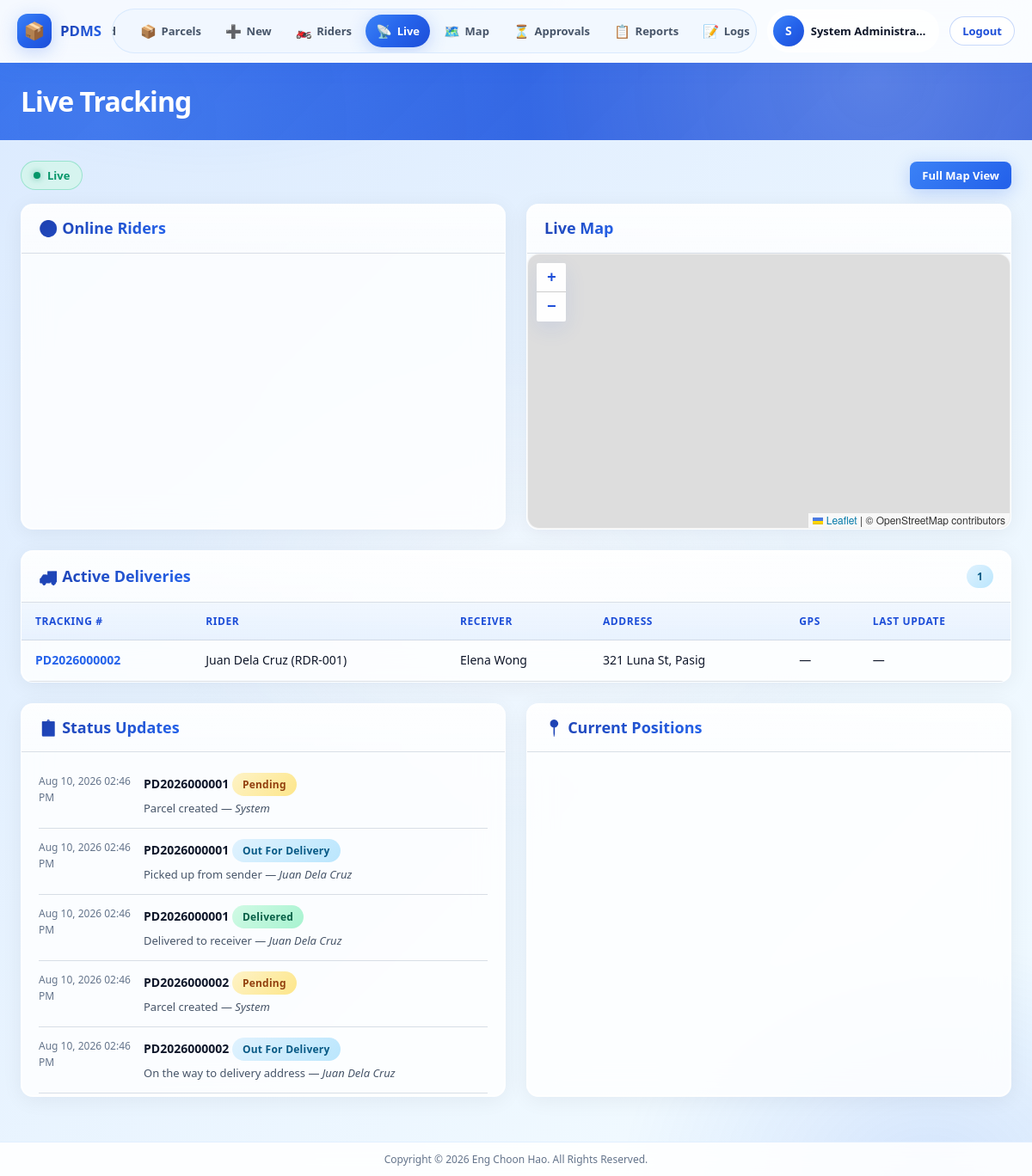
The page /admin/live-tracking.php (signed in) on the database its author committed.
### tables this page shows
CREATE TABLE users (
    id INT UNSIGNED AUTO_INCREMENT PRIMARY KEY,
    username VARCHAR(50) NOT NULL UNIQUE,
    email VARCHAR(100) NOT NULL UNIQUE,
    password VARCHAR(255) NOT NULL,
    role ENUM('admin', 'rider') NOT NULL DEFAULT 'rider',
    full_name VARCHAR(100) NOT NULL,
    phone VARCHAR(20) DEFAULT NULL,
    profile_photo VARCHAR(255) DEFAULT NULL,
    is_active TINYINT(1) NOT NULL DEFAULT 1,
    remember_token VARCHAR(64) DEFAULT NULL,
    last_login DATETIME DEFAULT NULL,
    created_at DATETIME NOT NULL DEFAULT CURRENT_TIMESTAMP,
    updated_at DATETIME NOT NULL DEFAULT CURRENT_TIMESTAMP ON UPDATE CURRENT_TIMESTAMP,
    INDEX idx_users_role (role),
    INDEX idx_users_active (is_active)
);

CREATE TABLE parcels (
    id INT UNSIGNED AUTO_INCREMENT PRIMARY KEY,
    tracking_number VARCHAR(20) NOT NULL UNIQUE,
    sender_name VARCHAR(100) NOT NULL,
    sender_phone VARCHAR(20) NOT NULL,
    receiver_name VARCHAR(100) NOT NULL,
    receiver_phone VARCHAR(20) NOT NULL,
    pickup_address TEXT NOT NULL,
    delivery_address TEXT NOT NULL,
    parcel_description TEXT DEFAULT NULL,
    parcel_weight DECIMAL(8, 2) DEFAULT 0.00,
    delivery_fee DECIMAL(10, 2) NOT NULL DEFAULT 0.00,
    assigned_rider_id INT UNSIGNED DEFAULT NULL,
    status ENUM('pending', 'out_for_delivery', 'delivered', 'failed') NOT NULL DEFAULT 'pending',
    created_by INT UNSIGNED DEFAULT NULL,
    created_at DATETIME NOT NULL DEFAULT CURRENT_TIMESTAMP,
    updated_at DATETIME NOT NULL DEFAULT CURRENT_TIMESTAMP ON UPDATE CURRENT_TIMESTAMP,
    delivered_at DATETIME DEFAULT NULL,
    FOREIGN KEY (assigned_rider_id) REFERENCES riders(id) ON DELETE SET NULL,
    FOREIGN KEY (created_by) REFERENCES users(id) ON DELETE SET NULL,
    INDEX idx_parcels_status (status),
    INDEX idx_parcels_tracking (tracking_number),
    INDEX idx_parcels_rider (assigned_rider_id),
    INDEX idx_parcels_created (created_at)
);

CREATE TABLE riders (
    id INT UNSIGNED AUTO_INCREMENT PRIMARY KEY,
    user_id INT UNSIGNED NOT NULL UNIQUE,
    rider_code VARCHAR(20) NOT NULL UNIQUE,
    vehicle_type VARCHAR(50) DEFAULT 'Motorcycle',
    license_number VARCHAR(50) DEFAULT NULL COMMENT 'Vehicle license plate',
    is_online TINYINT(1) NOT NULL DEFAULT 0,
    last_online_at DATETIME DEFAULT NULL,
    last_latitude DECIMAL(10, 8) DEFAULT NULL,
    last_longitude DECIMAL(11, 8) DEFAULT NULL,
    last_location_at DATETIME DEFAULT NULL,
    total_deliveries INT UNSIGNED NOT NULL DEFAULT 0,
    created_at DATETIME NOT NULL DEFAULT CURRENT_TIMESTAMP,
    updated_at DATETIME NOT NULL DEFAULT CURRENT_TIMESTAMP ON UPDATE CURRENT_TIMESTAMP,
    FOREIGN KEY (user_id) REFERENCES users(id) ON DELETE CASCADE,
    INDEX idx_riders_online (is_online),
    INDEX idx_riders_code (rider_code)
);

CREATE TABLE parcel_status_history (
    id BIGINT UNSIGNED AUTO_INCREMENT PRIMARY KEY,
    parcel_id INT UNSIGNED NOT NULL,
    status ENUM('pending', 'out_for_delivery', 'delivered', 'failed') NOT NULL,
    remarks TEXT DEFAULT NULL,
    rider_id INT UNSIGNED DEFAULT NULL,
    created_at DATETIME NOT NULL DEFAULT CURRENT_TIMESTAMP,
    FOREIGN KEY (parcel_id) REFERENCES parcels(id) ON DELETE CASCADE,
    FOREIGN KEY (rider_id) REFERENCES riders(id) ON DELETE SET NULL,
    INDEX idx_history_parcel (parcel_id),
    INDEX idx_history_status (status),
    INDEX idx_history_created (created_at)
);

### admin/live-tracking.php (the view, shortened to what the rows shown need)
<?php
$liveData = getLiveTrackingData();
require __DIR__ . '/../includes/header.php';
require __DIR__ . '/../includes/sidebar-admin.php';
?>
<?php require __DIR__ . '/../includes/topbar.php'; ?>
<div class="content-area content-wrap">
        <div class="detail-grid">
            <div class="card">
                <div class="card-header"><h2>🟢 Online Riders</h2></div>
            </div>
            <div class="card">
                <div class="card-header"><h2>Live Map</h2></div>
            </div>
        </div>
        <div class="card">
            <div class="card-header">
                <h2>🚚 Active Deliveries</h2>
            </div>
            <div class="table-responsive">
                <table class="data-table">
                    <thead>
                        <tr>
                            <th>Tracking #</th>
                            <th>Rider</th>
                            <th>Receiver</th>
                            <th>Address</th>
                            <th>GPS</th>
                            <th>Last Update</th>
                        </tr>
                    </thead>
                    <tbody id="activeDeliveriesBody">
                        <?php if (empty($liveData['active_deliveries'])): ?>
                            <tr><td colspan="6" class="text-center">—</td></tr>
                        <?php else: ?>
                            <?php foreach ($liveData['active_deliveries'] as $d): ?>
                            <tr>
                                <td><a href="<?= baseUrl('admin/parcel-view.php?id=' . $d['id']) ?>"><strong><?= sanitize($d['tracking_number']) ?></strong></a></td>
                                <td><?= sanitize($d['rider_name']) ?> (<?= sanitize($d['rider_code']) ?>)</td>
                                <td><?= sanitize($d['receiver_name']) ?></td>
                                <td><?= sanitize($d['delivery_address']) ?></td>
                                <td><?= $d['last_latitude'] ? $d['last_latitude'] . ', ' . $d['last_longitude'] : '—' ?></td>
                                <td><?= formatDate($d['last_location_at']) ?></td>
                            </tr>
                            <?php endforeach; ?>
                        <?php endif; ?>
                    </tbody>
                </table>
            </div>
        </div>
        <div class="detail-grid">
            <div class="card">
                <div class="card-header"><h2>📋 Status Updates</h2></div>
                <div class="live-feed" id="statusFeed">
                    <?php foreach (array_slice($liveData['status_updates'], 0, 10) as $u): ?>
                    <div class="feed-item">
                        <div class="feed-time"><?= formatDate($u['created_at']) ?></div>
                        <div class="feed-content">
                            <strong><?= sanitize($u['tracking_number']) ?></strong>
                            <span class="badge <?= statusBadgeClass($u['status']) ?>"><?= formatStatus($u['status']) ?></span>
                            <p><?= sanitize($u['remarks'] ?? '') ?> — <em><?= sanitize($u['rider_name'] ?? 'System') ?></em></p>
                        </div>
                    </div>
                    <?php endforeach; ?>
                </div>
            </div>
            <div class="card">
                <div class="card-header"><h2>📍 Current Positions</h2></div>
            </div>
        </div>
</div>
<link rel="stylesheet" href="<?= assetUrl('vendor/leaflet/leaflet.css') ?>">
<?php require __DIR__ . '/../includes/app-shell-end.php'; ?>
<?php require __DIR__ . '/../includes/footer.php'; ?>

### includes/sidebar-admin.php (shortened to what the rows shown need)
<div class="app-shell">
    <header class="app-header" id="appHeader">
        <div class="app-header-inner">
            <div class="app-header-actions">
                <?php $user = currentUser(); ?>
                <div class="app-user-chip">
                    <div class="user-avatar">
                        <?php if (!empty($user['profile_photo'])): ?>
                            <img src="<?= baseUrl($user['profile_photo']) ?>" alt="Profile">
                        <?php else: ?>
                            <span><?= strtoupper(substr($user['full_name'] ?? 'A', 0, 1)) ?></span>
                        <?php endif; ?>
                    </div>
                    <span class="user-name"><?= sanitize($user['full_name'] ?? '') ?></span>
                </div>
            </div>
        </div>
    </header>
    <main class="app-main">

### rows shown on the page
users: full_name "S", full_name "System Administra…"
parcels: tracking_number "PD2026000002", users.full_name "Juan Dela Cruz", assigned_rider.rider_code "RDR-001", receiver_name "Elena Wong", delivery_address "321 Luna St, Pasig", assigned_rider.last_location_at "—"
parcel_status_history: created_at "Aug 10, 2026 02:46 PM", parcel.tracking_number "PD2026000001", status "Pending", remarks "Parcel created", rider_name "System"
parcel_status_history: created_at "Aug 10, 2026 02:46 PM", parcel.tracking_number "PD2026000001", status "Out For Delivery", remarks "Picked up from sender", users.full_name "Juan Dela Cruz"
parcel_status_history: created_at "Aug 10, 2026 02:46 PM", parcel.tracking_number "PD2026000001", status "Delivered", remarks "Delivered to receiver", users.full_name "Juan Dela Cruz"
parcel_status_history: created_at "Aug 10, 2026 02:46 PM", parcel.tracking_number "PD2026000002", status "Pending", remarks "Parcel created", rider_name "System"
parcel_status_history: created_at "Aug 10, 2026 02:46 PM", parcel.tracking_number "PD2026000002", status "Out For Delivery", remarks "On the way to delivery address", users.full_name "Juan Dela Cruz"

### other values the page prints
$pageTitle "Live Tracking"
count($liveData['active_deliveries']) "1"
